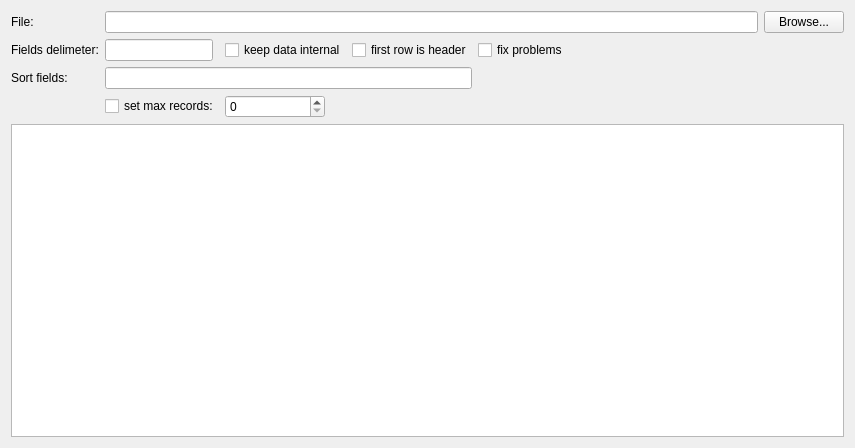
<?xml version="1.0" encoding="UTF-8"?>
<ui version="4.0">
 <class>CsvDatasetHelper</class>
 <widget class="QWidget" name="CsvDatasetHelper">
  <property name="geometry">
   <rect>
    <x>0</x>
    <y>0</y>
    <width>855</width>
    <height>448</height>
   </rect>
  </property>
  <property name="windowTitle">
   <string>Form</string>
  </property>
  <layout class="QGridLayout" name="gridLayout">
   <item row="0" column="0">
    <widget class="QLabel" name="label">
     <property name="text">
      <string>File:</string>
     </property>
    </widget>
   </item>
   <item row="0" column="1" colspan="5">
    <widget class="QLineEdit" name="leFileName">
     <property name="sizePolicy">
      <sizepolicy hsizetype="MinimumExpanding" vsizetype="Fixed">
       <horstretch>0</horstretch>
       <verstretch>0</verstretch>
      </sizepolicy>
     </property>
    </widget>
   </item>
   <item row="0" column="6">
    <widget class="QPushButton" name="bBrowse">
     <property name="sizePolicy">
      <sizepolicy hsizetype="Maximum" vsizetype="Fixed">
       <horstretch>0</horstretch>
       <verstretch>0</verstretch>
      </sizepolicy>
     </property>
     <property name="toolTip">
      <string>Select file for import</string>
     </property>
     <property name="text">
      <string>Browse...</string>
     </property>
    </widget>
   </item>
   <item row="1" column="0">
    <widget class="QLabel" name="label_2">
     <property name="sizePolicy">
      <sizepolicy hsizetype="Maximum" vsizetype="Preferred">
       <horstretch>0</horstretch>
       <verstretch>0</verstretch>
      </sizepolicy>
     </property>
     <property name="text">
      <string>Fields delimeter:</string>
     </property>
    </widget>
   </item>
   <item row="1" column="1">
    <widget class="QLineEdit" name="leDelimeter">
     <property name="sizePolicy">
      <sizepolicy hsizetype="Maximum" vsizetype="Fixed">
       <horstretch>0</horstretch>
       <verstretch>0</verstretch>
      </sizepolicy>
     </property>
    </widget>
   </item>
   <item row="1" column="4">
    <widget class="QCheckBox" name="cbFixProblems">
     <property name="text">
      <string>fix problems</string>
     </property>
    </widget>
   </item>
   <item row="4" column="0" colspan="7">
    <widget class="QPlainTextEdit" name="text"/>
   </item>
   <item row="2" column="0">
    <widget class="QLabel" name="label_3">
     <property name="text">
      <string>Sort fields:</string>
     </property>
    </widget>
   </item>
   <item row="1" column="2">
    <widget class="QCheckBox" name="cbKeepData">
     <property name="sizePolicy">
      <sizepolicy hsizetype="Maximum" vsizetype="Fixed">
       <horstretch>0</horstretch>
       <verstretch>0</verstretch>
      </sizepolicy>
     </property>
     <property name="text">
      <string>keep data internal</string>
     </property>
    </widget>
   </item>
   <item row="1" column="3">
    <widget class="QCheckBox" name="cbFirstRowIsHeader">
     <property name="sizePolicy">
      <sizepolicy hsizetype="Maximum" vsizetype="Fixed">
       <horstretch>0</horstretch>
       <verstretch>0</verstretch>
      </sizepolicy>
     </property>
     <property name="text">
      <string>first row is header</string>
     </property>
    </widget>
   </item>
   <item row="1" column="5" colspan="2">
    <spacer name="horizontalSpacer">
     <property name="orientation">
      <enum>Qt::Horizontal</enum>
     </property>
     <property name="sizeHint" stdset="0">
      <size>
       <width>190</width>
       <height>22</height>
      </size>
     </property>
    </spacer>
   </item>
   <item row="3" column="1">
    <widget class="QCheckBox" name="cbMaxRecords">
     <property name="text">
      <string>set max records:</string>
     </property>
    </widget>
   </item>
   <item row="3" column="2">
    <widget class="QSpinBox" name="sbMaxRecords">
     <property name="maximumSize">
      <size>
       <width>100</width>
       <height>16777215</height>
      </size>
     </property>
    </widget>
   </item>
   <item row="2" column="1" colspan="3">
    <widget class="QLineEdit" name="leSortFields">
     <property name="toolTip">
      <string>Comma separated sorting fields</string>
     </property>
    </widget>
   </item>
  </layout>
 </widget>
 <resources/>
 <connections/>
</ui>
